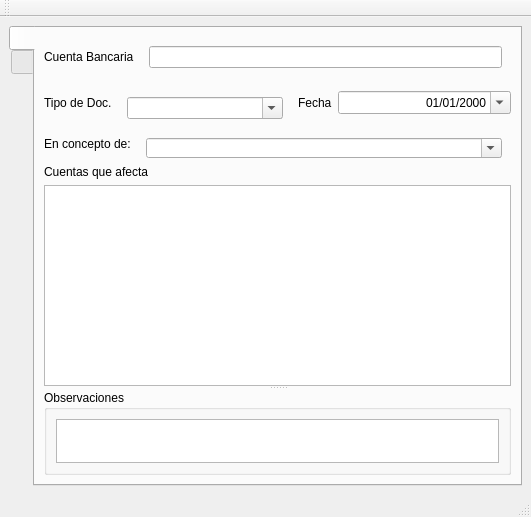
<?xml version="1.0" encoding="UTF-8"?>
<ui version="4.0">
 <class>frmMovimientosBancarios</class>
 <widget class="QMainWindow" name="frmMovimientosBancarios">
  <property name="geometry">
   <rect>
    <x>0</x>
    <y>0</y>
    <width>531</width>
    <height>517</height>
   </rect>
  </property>
  <property name="minimumSize">
   <size>
    <width>0</width>
    <height>40</height>
   </size>
  </property>
  <property name="windowTitle">
   <string>Depositos</string>
  </property>
  <widget class="QWidget" name="centralwidget">
   <layout class="QHBoxLayout" name="horizontalLayout_3">
    <item>
     <widget class="QTabWidget" name="tabWidget">
      <property name="tabPosition">
       <enum>QTabWidget::West</enum>
      </property>
      <property name="currentIndex">
       <number>0</number>
      </property>
      <widget class="QWidget" name="tabdetails">
       <attribute name="icon">
        <iconset resource="res.qrc">
         <normaloff>:/icons/res/document-edit.png</normaloff>:/icons/res/document-edit.png</iconset>
       </attribute>
       <attribute name="title">
        <string notr="true"/>
       </attribute>
       <layout class="QVBoxLayout" name="verticalLayout">
        <item>
         <layout class="QHBoxLayout" name="horizontalLayout_5">
          <item>
           <widget class="QLabel" name="label_27">
            <property name="sizePolicy">
             <sizepolicy hsizetype="Fixed" vsizetype="Preferred">
              <horstretch>0</horstretch>
              <verstretch>0</verstretch>
             </sizepolicy>
            </property>
            <property name="text">
             <string>Cuenta Bancaria</string>
            </property>
            <property name="alignment">
             <set>Qt::AlignLeading|Qt::AlignLeft|Qt::AlignVCenter</set>
            </property>
            <property name="buddy">
             <cstring>txtcuenta</cstring>
            </property>
           </widget>
          </item>
          <item>
           <widget class="QStackedWidget" name="swcuenta">
            <property name="sizePolicy">
             <sizepolicy hsizetype="MinimumExpanding" vsizetype="Maximum">
              <horstretch>0</horstretch>
              <verstretch>0</verstretch>
             </sizepolicy>
            </property>
            <property name="minimumSize">
             <size>
              <width>0</width>
              <height>40</height>
             </size>
            </property>
            <property name="currentIndex">
             <number>1</number>
            </property>
            <widget class="QWidget" name="page_17">
             <layout class="QHBoxLayout" name="horizontalLayout_32"/>
            </widget>
            <widget class="QWidget" name="page_18">
             <layout class="QHBoxLayout" name="horizontalLayout_33">
              <item>
               <widget class="QLineEdit" name="txtcuenta">
                <property name="alignment">
                 <set>Qt::AlignCenter</set>
                </property>
                <property name="readOnly">
                 <bool>true</bool>
                </property>
               </widget>
              </item>
             </layout>
            </widget>
           </widget>
          </item>
         </layout>
        </item>
        <item>
         <layout class="QHBoxLayout" name="horizontalLayout_4">
          <item>
           <widget class="QLabel" name="label_25">
            <property name="sizePolicy">
             <sizepolicy hsizetype="Fixed" vsizetype="Preferred">
              <horstretch>0</horstretch>
              <verstretch>0</verstretch>
             </sizepolicy>
            </property>
            <property name="text">
             <string>Tipo de Doc.</string>
            </property>
           </widget>
          </item>
          <item>
           <widget class="QStackedWidget" name="swtipodoc">
            <property name="sizePolicy">
             <sizepolicy hsizetype="MinimumExpanding" vsizetype="Preferred">
              <horstretch>0</horstretch>
              <verstretch>0</verstretch>
             </sizepolicy>
            </property>
            <property name="minimumSize">
             <size>
              <width>0</width>
              <height>40</height>
             </size>
            </property>
            <property name="maximumSize">
             <size>
              <width>16777215</width>
              <height>30</height>
             </size>
            </property>
            <property name="currentIndex">
             <number>0</number>
            </property>
            <widget class="QWidget" name="page_19">
             <layout class="QVBoxLayout" name="verticalLayout_3">
              <item>
               <widget class="QComboBox" name="cbtipodoc">
                <property name="sizePolicy">
                 <sizepolicy hsizetype="MinimumExpanding" vsizetype="Fixed">
                  <horstretch>0</horstretch>
                  <verstretch>0</verstretch>
                 </sizepolicy>
                </property>
                <property name="editable">
                 <bool>true</bool>
                </property>
                <property name="currentIndex">
                 <number>-1</number>
                </property>
               </widget>
              </item>
             </layout>
            </widget>
            <widget class="QWidget" name="page_20">
             <layout class="QHBoxLayout" name="horizontalLayout_30">
              <item>
               <widget class="QLineEdit" name="txttipodoc">
                <property name="sizePolicy">
                 <sizepolicy hsizetype="MinimumExpanding" vsizetype="Fixed">
                  <horstretch>0</horstretch>
                  <verstretch>0</verstretch>
                 </sizepolicy>
                </property>
                <property name="minimumSize">
                 <size>
                  <width>0</width>
                  <height>20</height>
                 </size>
                </property>
                <property name="styleSheet">
                 <string notr="true"/>
                </property>
                <property name="dragEnabled">
                 <bool>true</bool>
                </property>
                <property name="readOnly">
                 <bool>true</bool>
                </property>
               </widget>
              </item>
             </layout>
            </widget>
           </widget>
          </item>
          <item>
           <widget class="QLabel" name="label_26">
            <property name="sizePolicy">
             <sizepolicy hsizetype="Fixed" vsizetype="Preferred">
              <horstretch>0</horstretch>
              <verstretch>0</verstretch>
             </sizepolicy>
            </property>
            <property name="text">
             <string>Fecha</string>
            </property>
            <property name="buddy">
             <cstring>dtPicker</cstring>
            </property>
           </widget>
          </item>
          <item>
           <widget class="QDateTimeEdit" name="dtPicker">
            <property name="sizePolicy">
             <sizepolicy hsizetype="MinimumExpanding" vsizetype="Fixed">
              <horstretch>0</horstretch>
              <verstretch>0</verstretch>
             </sizepolicy>
            </property>
            <property name="alignment">
             <set>Qt::AlignRight|Qt::AlignTrailing|Qt::AlignVCenter</set>
            </property>
            <property name="readOnly">
             <bool>false</bool>
            </property>
            <property name="displayFormat">
             <string>dd/MM/yyyy</string>
            </property>
            <property name="calendarPopup">
             <bool>true</bool>
            </property>
           </widget>
          </item>
         </layout>
        </item>
        <item>
         <layout class="QHBoxLayout" name="horizontalLayout_28">
          <item>
           <widget class="QLabel" name="label_23">
            <property name="sizePolicy">
             <sizepolicy hsizetype="Fixed" vsizetype="Preferred">
              <horstretch>0</horstretch>
              <verstretch>0</verstretch>
             </sizepolicy>
            </property>
            <property name="text">
             <string>En concepto de:</string>
            </property>
            <property name="buddy">
             <cstring>txtconcepto</cstring>
            </property>
           </widget>
          </item>
          <item>
           <widget class="QStackedWidget" name="swconcepto">
            <property name="sizePolicy">
             <sizepolicy hsizetype="MinimumExpanding" vsizetype="Preferred">
              <horstretch>0</horstretch>
              <verstretch>0</verstretch>
             </sizepolicy>
            </property>
            <property name="maximumSize">
             <size>
              <width>16777215</width>
              <height>30</height>
             </size>
            </property>
            <property name="currentIndex">
             <number>0</number>
            </property>
            <widget class="QWidget" name="page_15">
             <layout class="QVBoxLayout" name="verticalLayout_12">
              <item>
               <widget class="QComboBox" name="cbconcepto">
                <property name="minimumSize">
                 <size>
                  <width>0</width>
                  <height>20</height>
                 </size>
                </property>
                <property name="editable">
                 <bool>true</bool>
                </property>
               </widget>
              </item>
             </layout>
            </widget>
            <widget class="QWidget" name="page_16">
             <layout class="QHBoxLayout" name="horizontalLayout_29">
              <item>
               <widget class="QLineEdit" name="txtconcepto">
                <property name="sizePolicy">
                 <sizepolicy hsizetype="MinimumExpanding" vsizetype="Fixed">
                  <horstretch>0</horstretch>
                  <verstretch>0</verstretch>
                 </sizepolicy>
                </property>
                <property name="minimumSize">
                 <size>
                  <width>0</width>
                  <height>20</height>
                 </size>
                </property>
                <property name="styleSheet">
                 <string notr="true"/>
                </property>
                <property name="dragEnabled">
                 <bool>true</bool>
                </property>
                <property name="readOnly">
                 <bool>true</bool>
                </property>
               </widget>
              </item>
             </layout>
            </widget>
           </widget>
          </item>
         </layout>
        </item>
        <item>
         <widget class="QLabel" name="label_22">
          <property name="sizePolicy">
           <sizepolicy hsizetype="Fixed" vsizetype="Preferred">
            <horstretch>0</horstretch>
            <verstretch>0</verstretch>
           </sizepolicy>
          </property>
          <property name="text">
           <string>Cuentas que afecta</string>
          </property>
         </widget>
        </item>
        <item>
         <widget class="QSplitter" name="splitter">
          <property name="orientation">
           <enum>Qt::Vertical</enum>
          </property>
          <widget class="QTableView" name="tabledetails">
           <property name="sizePolicy">
            <sizepolicy hsizetype="Expanding" vsizetype="MinimumExpanding">
             <horstretch>1</horstretch>
             <verstretch>0</verstretch>
            </sizepolicy>
           </property>
           <property name="minimumSize">
            <size>
             <width>300</width>
             <height>100</height>
            </size>
           </property>
           <property name="editTriggers">
            <set>QAbstractItemView::NoEditTriggers</set>
           </property>
          </widget>
          <widget class="QGroupBox" name="groupBox">
           <property name="title">
            <string>Observaciones</string>
           </property>
           <layout class="QHBoxLayout" name="horizontalLayout_2">
            <item>
             <widget class="QTextEdit" name="txtobservaciones">
              <property name="sizePolicy">
               <sizepolicy hsizetype="Expanding" vsizetype="Ignored">
                <horstretch>0</horstretch>
                <verstretch>0</verstretch>
               </sizepolicy>
              </property>
              <property name="minimumSize">
               <size>
                <width>0</width>
                <height>40</height>
               </size>
              </property>
             </widget>
            </item>
           </layout>
          </widget>
         </widget>
        </item>
       </layout>
      </widget>
      <widget class="QWidget" name="tabnavigation">
       <attribute name="icon">
        <iconset resource="res.qrc">
         <normaloff>:/icons/res/table.png</normaloff>:/icons/res/table.png</iconset>
       </attribute>
       <attribute name="title">
        <string notr="true"/>
       </attribute>
       <layout class="QVBoxLayout" name="verticalLayout_2">
        <item>
         <widget class="QTableView" name="tablenavigation">
          <property name="alternatingRowColors">
           <bool>true</bool>
          </property>
          <property name="selectionMode">
           <enum>QAbstractItemView::SingleSelection</enum>
          </property>
          <property name="selectionBehavior">
           <enum>QAbstractItemView::SelectRows</enum>
          </property>
          <attribute name="horizontalHeaderStretchLastSection">
           <bool>true</bool>
          </attribute>
          <attribute name="verticalHeaderVisible">
           <bool>false</bool>
          </attribute>
          <attribute name="verticalHeaderVisible">
           <bool>false</bool>
          </attribute>
          <attribute name="horizontalHeaderStretchLastSection">
           <bool>true</bool>
          </attribute>
         </widget>
        </item>
        <item>
         <layout class="QHBoxLayout" name="horizontalLayout">
          <item>
           <widget class="QLabel" name="label_4">
            <property name="text">
             <string>&amp;Buscar</string>
            </property>
            <property name="buddy">
             <cstring>txtSearch</cstring>
            </property>
           </widget>
          </item>
          <item>
           <widget class="QLineEdit" name="txtSearch"/>
          </item>
         </layout>
        </item>
       </layout>
      </widget>
     </widget>
    </item>
   </layout>
  </widget>
  <widget class="QStatusBar" name="statusbar"/>
  <widget class="QToolBar" name="toolBar">
   <property name="windowTitle">
    <string>toolBar</string>
   </property>
   <attribute name="toolBarArea">
    <enum>TopToolBarArea</enum>
   </attribute>
   <attribute name="toolBarBreak">
    <bool>false</bool>
   </attribute>
  </widget>
 </widget>
 <tabstops>
  <tabstop>tabWidget</tabstop>
  <tabstop>tablenavigation</tabstop>
  <tabstop>txtSearch</tabstop>
 </tabstops>
 <resources>
  <include location="res.qrc"/>
 </resources>
 <connections/>
</ui>
